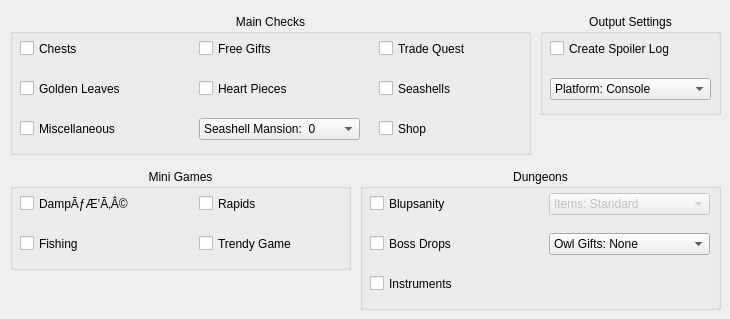
      <widget class="QWidget" name="tab_4">
       <attribute name="title">
        <string>Main Settings</string>
       </attribute>
       <widget class="QGroupBox" name="groupBox">
        <property name="geometry">
         <rect>
          <x>10</x>
          <y>14</y>
          <width>521</width>
          <height>141</height>
         </rect>
        </property>
        <property name="title">
         <string>Main Checks</string>
        </property>
        <property name="alignment">
         <set>Qt::AlignHCenter|Qt::AlignTop</set>
        </property>
        <widget class="QCheckBox" name="chestsCheck">
         <property name="geometry">
          <rect>
           <x>10</x>
           <y>24</y>
           <width>151</width>
           <height>21</height>
          </rect>
         </property>
         <property name="toolTip">
          <string/>
         </property>
         <property name="whatsThis">
          <string>This controls whether chests found in the overworld and caves can contain progress items&lt;br&gt;&lt;/br&gt;&lt;u&gt;If this is not checked, they will still be randomized,&lt;/u&gt; but will only contain optional items</string>
         </property>
         <property name="text">
          <string>Chests</string>
         </property>
        </widget>
        <widget class="QCheckBox" name="giftsCheck">
         <property name="geometry">
          <rect>
           <x>189</x>
           <y>24</y>
           <width>151</width>
           <height>21</height>
          </rect>
         </property>
         <property name="toolTip">
          <string/>
         </property>
         <property name="whatsThis">
          <string>This controls whether free gifts from NPCs can be progress items&lt;br&gt;&lt;/br&gt;&lt;u&gt;If this is not checked, it will still be randomized,&lt;/u&gt; but will only contain optional items</string>
         </property>
         <property name="text">
          <string>Free Gifts</string>
         </property>
        </widget>
        <widget class="QCheckBox" name="tradeGiftsCheck">
         <property name="enabled">
          <bool>true</bool>
         </property>
         <property name="geometry">
          <rect>
           <x>369</x>
           <y>24</y>
           <width>141</width>
           <height>21</height>
          </rect>
         </property>
         <property name="font">
          <font>
           <pointsize>9</pointsize>
           <strikeout>false</strikeout>
          </font>
         </property>
         <property name="toolTip">
          <string/>
         </property>
         <property name="whatsThis">
          <string>This controls whether the trading quest can contain progress items&lt;br&gt;&lt;/br&gt;&lt;u&gt;If this is not checked, it will still be randomized,&lt;/u&gt; but will only contain optional items</string>
         </property>
         <property name="text">
          <string>Trade Quest</string>
         </property>
         <property name="checkable">
          <bool>true</bool>
         </property>
        </widget>
        <widget class="QCheckBox" name="seashellsCheck">
         <property name="enabled">
          <bool>true</bool>
         </property>
         <property name="geometry">
          <rect>
           <x>369</x>
           <y>64</y>
           <width>141</width>
           <height>21</height>
          </rect>
         </property>
         <property name="font">
          <font>
           <pointsize>9</pointsize>
           <strikeout>false</strikeout>
          </font>
         </property>
         <property name="whatsThis">
          <string>Randomize hidden, buried, bomb-hole and underwater shell pickups. Requires clean 1.0.0 ExeFS alongside RomFS. Ground models remain vanilla.</string>
         </property>
         <property name="styleSheet">
          <string/>
         </property>
         <property name="text">
          <string>Seashells</string>
         </property>
         <property name="checkable">
          <bool>true</bool>
         </property>
        </widget>
        <widget class="QCheckBox" name="shopCheck">
         <property name="enabled">
          <bool>true</bool>
         </property>
         <property name="geometry">
          <rect>
           <x>369</x>
           <y>104</y>
           <width>141</width>
           <height>21</height>
          </rect>
         </property>
         <property name="font">
          <font>
           <pointsize>9</pointsize>
           <strikeout>false</strikeout>
          </font>
         </property>
         <property name="toolTip">
          <string/>
         </property>
         <property name="whatsThis">
          <string>Randomize ten one-time shop goods, including purchases and stolen goods. Requires clean 1.0.0 ExeFS alongside RomFS.</string>
         </property>
         <property name="styleSheet">
          <string/>
         </property>
         <property name="text">
          <string>Shop</string>
         </property>
         <property name="checkable">
          <bool>true</bool>
         </property>
        </widget>
        <widget class="QCheckBox" name="leavesCheck">
         <property name="geometry">
          <rect>
           <x>10</x>
           <y>64</y>
           <width>151</width>
           <height>21</height>
          </rect>
         </property>
         <property name="whatsThis">
          <string>This controls whether the Golden Leaves can be progress items&lt;br&gt;&lt;/br&gt;&lt;u&gt;If this is not checked, it will still be randomized,&lt;/u&gt; but will only contain optional items</string>
         </property>
         <property name="text">
          <string>Golden Leaves</string>
         </property>
        </widget>
        <widget class="QCheckBox" name="miscellaneousCheck">
         <property name="geometry">
          <rect>
           <x>10</x>
           <y>104</y>
           <width>151</width>
           <height>21</height>
          </rect>
         </property>
         <property name="whatsThis">
          <string>This controls whether miscellaneous items can be progress items&lt;br&gt;&lt;/br&gt;&lt;u&gt;If this is not checked, it will still be randomized,&lt;/u&gt; but will only contain optional items</string>
         </property>
         <property name="text">
          <string>Miscellaneous</string>
         </property>
        </widget>
        <widget class="QCheckBox" name="heartsCheck">
         <property name="enabled">
          <bool>true</bool>
         </property>
         <property name="geometry">
          <rect>
           <x>189</x>
           <y>64</y>
           <width>151</width>
           <height>21</height>
          </rect>
         </property>
         <property name="font">
          <font>
           <pointsize>9</pointsize>
           <strikeout>false</strikeout>
          </font>
         </property>
         <property name="toolTip">
          <string/>
         </property>
         <property name="whatsThis">
          <string>This controls whether standing heart pieces can be progress items. Sunken ones are currently left as vanilla&lt;br&gt;&lt;/br&gt;&lt;u&gt;If this is not checked, it will still be randomized,&lt;/u&gt; but will only contain optional items</string>
         </property>
         <property name="text">
          <string>Heart Pieces</string>
         </property>
         <property name="checkable">
          <bool>true</bool>
         </property>
        </widget>
        <widget class="QComboBox" name="seashellsComboBox">
         <property name="geometry">
          <rect>
           <x>189</x>
           <y>104</y>
           <width>161</width>
           <height>22</height>
          </rect>
         </property>
         <property name="whatsThis">
          <string>This controls the maximum number of seashells to be considered in logic for the Seashell Mansion prizes</string>
         </property>
         <property name="editable">
          <bool>false</bool>
         </property>
         <property name="currentIndex">
          <number>0</number>
         </property>
         <property name="placeholderText">
          <string/>
         </property>
         <item>
          <property name="text">
           <string>Seashell Mansion:  0</string>
          </property>
         </item>
         <item>
          <property name="text">
           <string>Seashell Mansion:  5</string>
          </property>
         </item>
         <item>
          <property name="text">
           <string>Seashell Mansion:  15</string>
          </property>
         </item>
         <item>
          <property name="text">
           <string>Seashell Mansion:  30</string>
          </property>
         </item>
         <item>
          <property name="text">
           <string>Seashell Mansion:  40</string>
          </property>
         </item>
         <item>
          <property name="text">
           <string>Seashell Mansion:  50</string>
          </property>
         </item>
        </widget>
       </widget>
       <widget class="QGroupBox" name="groupBox_2">
        <property name="geometry">
         <rect>
          <x>360</x>
          <y>169</y>
          <width>361</width>
          <height>141</height>
         </rect>
        </property>
        <property name="title">
         <string>Dungeons</string>
        </property>
        <property name="alignment">
         <set>Qt::AlignHCenter|Qt::AlignTop</set>
        </property>
        <widget class="QCheckBox" name="instrumentCheck">
         <property name="enabled">
          <bool>true</bool>
         </property>
         <property name="geometry">
          <rect>
           <x>10</x>
           <y>104</y>
           <width>151</width>
           <height>21</height>
          </rect>
         </property>
         <property name="font">
          <font>
           <pointsize>9</pointsize>
           <strikeout>false</strikeout>
          </font>
         </property>
         <property name="toolTip">
          <string/>
         </property>
         <property name="whatsThis">
          <string>This controls whether instruments will be randomized&lt;br&gt;&lt;/br&gt;&lt;u&gt;If this is not checked, it will not be randomized,&lt;/u&gt; except for the instruments you start with</string>
         </property>
         <property name="text">
          <string>Instruments</string>
         </property>
         <property name="checkable">
          <bool>true</bool>
         </property>
        </widget>
        <widget class="QCheckBox" name="bossCheck">
         <property name="geometry">
          <rect>
           <x>10</x>
           <y>64</y>
           <width>151</width>
           <height>21</height>
          </rect>
         </property>
         <property name="toolTip">
          <string/>
         </property>
         <property name="whatsThis">
          <string>This controls whether bosses can drop progress items. This includes non dungeon bosses&lt;br&gt;&lt;/br&gt;&lt;u&gt;If this is not checked, it will still be randomized,&lt;/u&gt; but will only contain optional items</string>
         </property>
         <property name="text">
          <string>Boss Drops</string>
         </property>
        </widget>
        <widget class="QCheckBox" name="rupCheck">
         <property name="geometry">
          <rect>
           <x>10</x>
           <y>24</y>
           <width>151</width>
           <height>21</height>
          </rect>
         </property>
         <property name="toolTip">
          <string/>
         </property>
         <property name="whatsThis">
          <string>Turns the 28 freestanding rupees in Color Dungeon into item checks&lt;br&gt;&lt;/br&gt;&lt;u&gt;If this is not checked&lt;/u&gt;, they will stay as rupees</string>
         </property>
         <property name="text">
          <string>Blupsanity</string>
         </property>
        </widget>
        <widget class="QComboBox" name="owlsComboBox">
         <property name="geometry">
          <rect>
           <x>189</x>
           <y>64</y>
           <width>161</width>
           <height>22</height>
          </rect>
         </property>
         <property name="whatsThis">
          <string>This determines if Owl Statues will give items or not</string>
         </property>
         <property name="currentIndex">
          <number>0</number>
         </property>
         <item>
          <property name="text">
           <string>Owl Gifts: None</string>
          </property>
         </item>
         <item>
          <property name="text">
           <string>Owl Gifts: Overworld</string>
          </property>
         </item>
         <item>
          <property name="text">
           <string>Owl Gifts: Dungeons</string>
          </property>
         </item>
         <item>
          <property name="text">
           <string>Owl Gifts: All</string>
          </property>
         </item>
        </widget>
        <widget class="QComboBox" name="itemsComboBox">
         <property name="enabled">
          <bool>false</bool>
         </property>
         <property name="geometry">
          <rect>
           <x>189</x>
           <y>24</y>
           <width>161</width>
           <height>22</height>
          </rect>
         </property>
         <property name="whatsThis">
          <string>This determines what dungeon items can be shuffled outside of their own dungeons</string>
         </property>
         <property name="currentIndex">
          <number>0</number>
         </property>
         <item>
          <property name="text">
           <string>Items: Standard</string>
          </property>
         </item>
         <item>
          <property name="text">
           <string>Items: Keysanity</string>
          </property>
         </item>
         <item>
          <property name="text">
           <string>Items: Keysanity + MCB</string>
          </property>
         </item>
        </widget>
       </widget>
       <widget class="QGroupBox" name="groupBox_3">
        <property name="geometry">
         <rect>
          <x>10</x>
          <y>169</y>
          <width>341</width>
          <height>101</height>
         </rect>
        </property>
        <property name="title">
         <string>Mini Games</string>
        </property>
        <property name="alignment">
         <set>Qt::AlignHCenter|Qt::AlignTop</set>
        </property>
        <widget class="QCheckBox" name="dampeCheck">
         <property name="geometry">
          <rect>
           <x>10</x>
           <y>24</y>
           <width>151</width>
           <height>21</height>
          </rect>
         </property>
         <property name="font">
          <font>
           <pointsize>9</pointsize>
           <strikeout>false</strikeout>
          </font>
         </property>
         <property name="toolTip">
          <string/>
         </property>
         <property name="whatsThis">
          <string>This controls whether the DampÃƒÆ’Ã‚Â© prizes can be progress items&lt;br&gt;&lt;/br&gt;&lt;u&gt;The logic does not work with instrument shuffle,&lt;/u&gt; and may result in unbeatable seeds</string>
         </property>
         <property name="text">
          <string>DampÃƒÆ’Ã‚Â©</string>
         </property>
         <property name="checkable">
          <bool>true</bool>
         </property>
        </widget>
        <widget class="QCheckBox" name="fishingCheck">
         <property name="geometry">
          <rect>
           <x>10</x>
           <y>64</y>
           <width>151</width>
           <height>21</height>
          </rect>
         </property>
         <property name="toolTip">
          <string/>
         </property>
         <property name="whatsThis">
          <string>This controls whether the Mabe Fishing prizes can be progress items&lt;br&gt;&lt;/br&gt;&lt;u&gt;If this is not checked, it will still be randomized,&lt;/u&gt; but will only contain optional items</string>
         </property>
         <property name="text">
          <string>Fishing</string>
         </property>
        </widget>
        <widget class="QCheckBox" name="rapidsCheck">
         <property name="geometry">
          <rect>
           <x>189</x>
           <y>24</y>
           <width>141</width>
           <height>21</height>
          </rect>
         </property>
         <property name="toolTip">
          <string/>
         </property>
         <property name="whatsThis">
          <string>This controls whether the Rapids Race prizes as well as the items inside can be progress items&lt;br&gt;&lt;/br&gt;&lt;u&gt;If this is not checked, it will still be randomized,&lt;/u&gt; but will only contain optional items</string>
         </property>
         <property name="text">
          <string>Rapids</string>
         </property>
        </widget>
        <widget class="QCheckBox" name="trendyCheck">
         <property name="enabled">
          <bool>true</bool>
         </property>
         <property name="geometry">
          <rect>
           <x>189</x>
           <y>64</y>
           <width>141</width>
           <height>21</height>
          </rect>
         </property>
         <property name="font">
          <font>
           <pointsize>9</pointsize>
           <strikeout>false</strikeout>
          </font>
         </property>
         <property name="toolTip">
          <string/>
         </property>
         <property name="whatsThis">
          <string>Randomize six one-time Trendy prizes and the final reward. Repeat prizes and figurines remain vanilla.</string>
         </property>
         <property name="styleSheet">
          <string/>
         </property>
         <property name="text">
          <string>Trendy Game</string>
         </property>
         <property name="checkable">
          <bool>true</bool>
         </property>
        </widget>
       </widget>
       <widget class="QGroupBox" name="groupBox_4">
        <property name="geometry">
         <rect>
          <x>540</x>
          <y>14</y>
          <width>181</width>
          <height>101</height>
         </rect>
        </property>
        <property name="title">
         <string>Output Settings</string>
        </property>
        <property name="alignment">
         <set>Qt::AlignHCenter|Qt::AlignTop</set>
        </property>
        <widget class="QCheckBox" name="spoilerCheck">
         <property name="geometry">
          <rect>
           <x>10</x>
           <y>24</y>
           <width>151</width>
           <height>21</height>
          </rect>
         </property>
         <property name="toolTip">
          <string/>
         </property>
         <property name="whatsThis">
          <string>Creates a spoiler log in case you get stuck</string>
         </property>
         <property name="text">
          <string>Create Spoiler Log</string>
         </property>
         <property name="checkable">
          <bool>true</bool>
         </property>
        </widget>
        <widget class="QComboBox" name="platformComboBox">
         <property name="geometry">
          <rect>
           <x>10</x>
           <y>64</y>
           <width>161</width>
           <height>22</height>
          </rect>
         </property>
         <property name="whatsThis">
          <string>This sets the output according to the platform that the user is playing on</string>
         </property>
         <property name="editable">
          <bool>false</bool>
         </property>
         <property name="currentIndex">
          <number>0</number>
         </property>
         <property name="placeholderText">
          <string/>
         </property>
         <item>
          <property name="text">
           <string>Platform: Console</string>
          </property>
         </item>
         <item>
          <property name="text">
           <string>Platform: Emulator</string>
          </property>
         </item>
        </widget>
       </widget>
      </widget>
